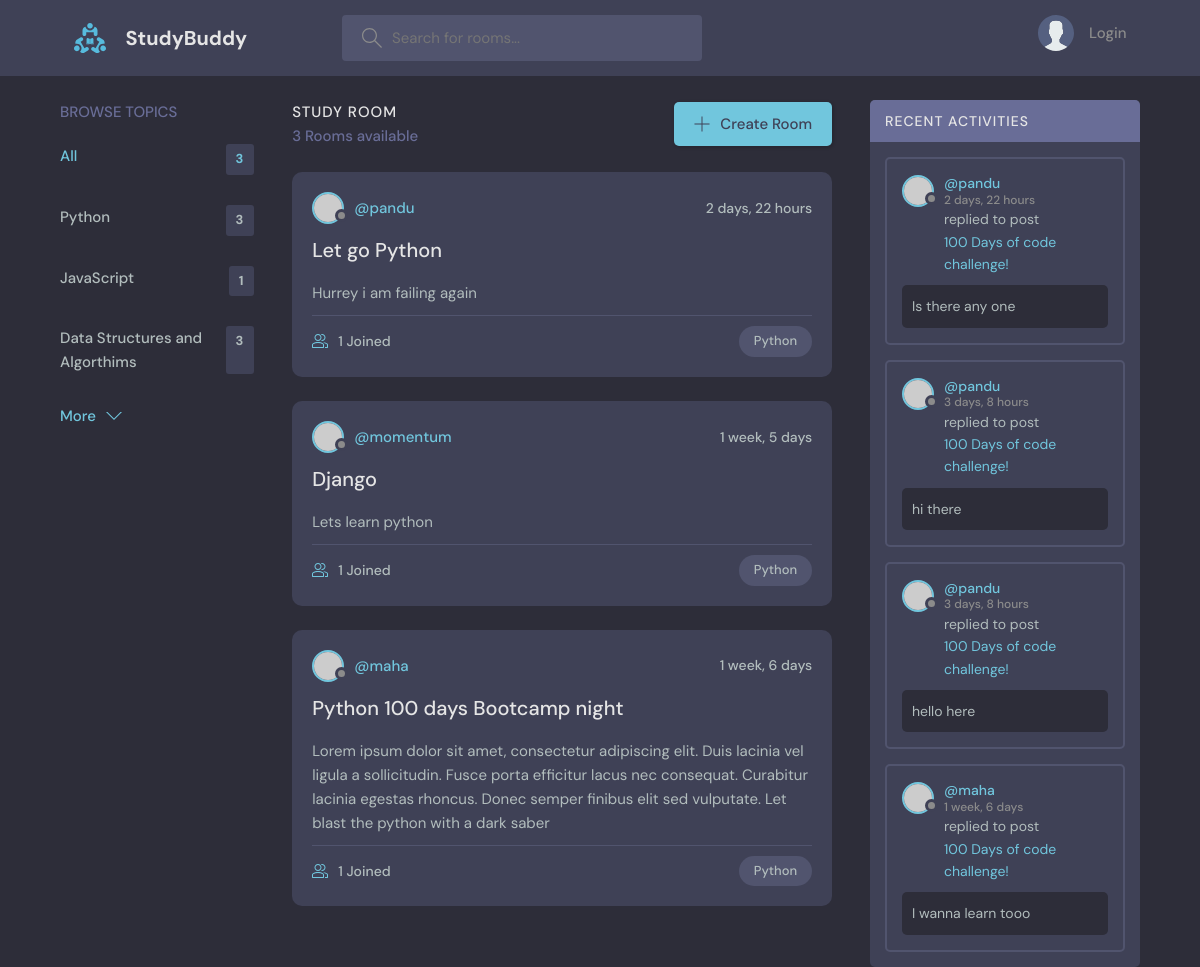
/?q=Python, run on an earlier commit of the app's database.
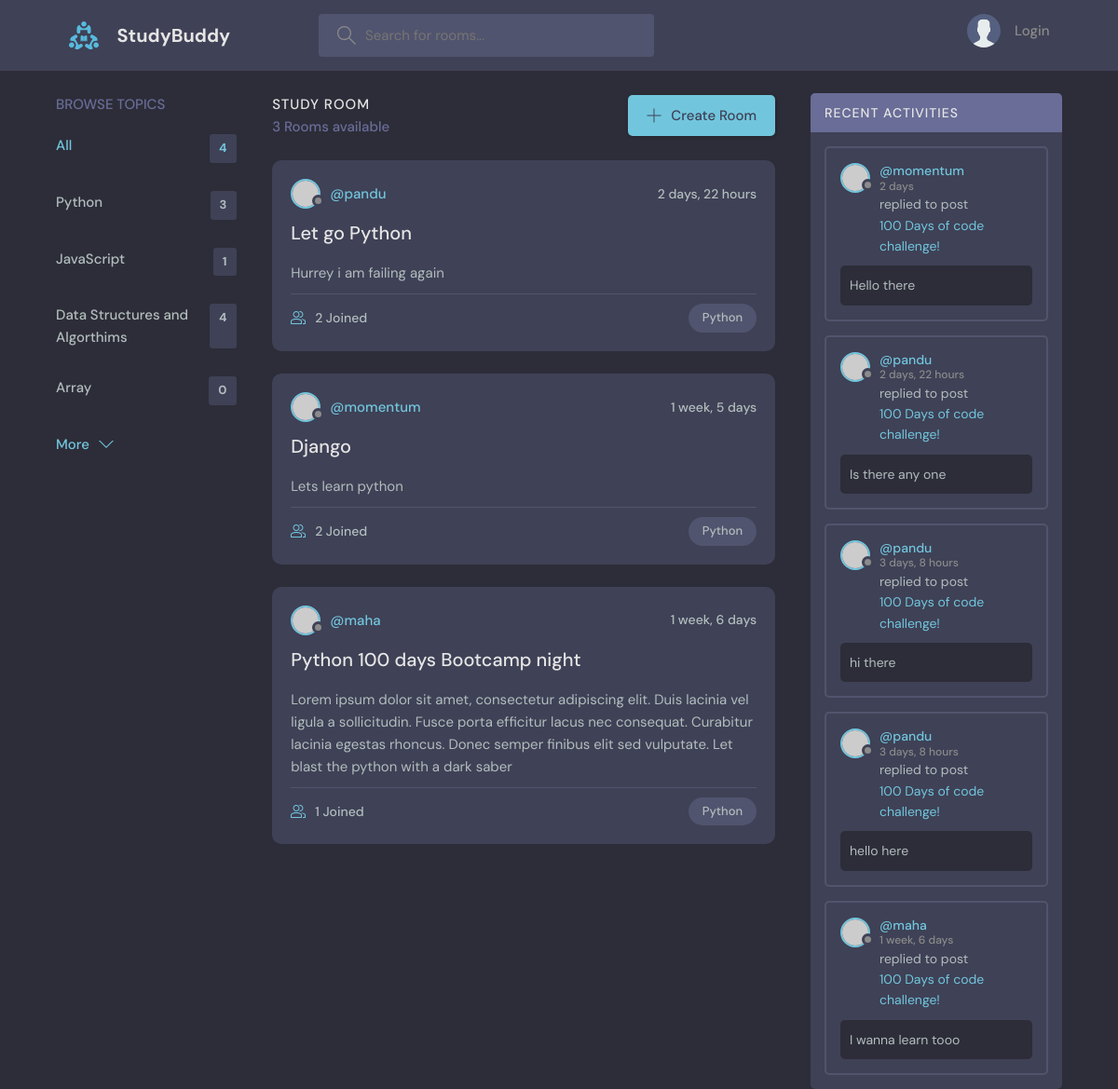
And on a later commit of the database.
### base/models.py (models this page shows, shortened)
class Topic(models.Model):
    name = models.CharField(max_length=200)
    def __str__(self):
        return self.name

class Room(models.Model):
    host = models.ForeignKey(User, on_delete=models.SET_NULL, null=True)
    topic = models.ForeignKey(Topic, on_delete=models.SET_NULL, null=True)
    name = models.CharField(max_length=200)
    description = models.TextField()
    participants = models.ManyToManyField(
        User, blank=True, related_name='participants')
    updated = models.DateTimeField(auto_now=True)
    created = models.DateTimeField(auto_now_add=True)
    class Meta:
        ordering = ('-updated', '-created')

class Message(models.Model):
    user = models.ForeignKey(User, on_delete=models.CASCADE)
    room = models.ForeignKey(Room, on_delete=models.CASCADE)
    body = models.TextField()
    update = models.DateTimeField(auto_now=True)
    created = models.DateTimeField(auto_now_add=True)

### base/views.py (the view)
# urls.py: path('', views.home, name='home'),
def home(req):
    q = req.GET.get('q', '')
    rooms = Room.objects.filter(
        Q(topic__name__icontains=q) | Q(name__icontains=q) | Q(description__icontains=q) | Q(host__username__icontains=q))
    comments = Message.objects.filter(
        Q(room__topic__name__icontains=q)).order_by('-created')
    topics = Topic.objects.all()
    context = {'rooms': rooms, 'topics': topics,
               'room_count': rooms.count(), 'comments': comments}
    return render(req, 'base/home.html', context)

### base/templates/base/home.html (shortened to what this page needs)
{% extends 'main.html'%} {% block content %}
<main class="layout layout--3">
  <div class="container">
    {% include 'base/topics_component.html' %}
    <div class="roomList">
      <div class="roomList__header">
        <div>
          <h2>Study Room</h2>
          <p>{{ rooms.count }} Rooms available</p>
        </div>
        <a class="btn btn--main" href="{% url 'create-room' %}">
          <svg
            version="1.1"
            xmlns="http://www.w3.org/2000/svg"
            width="32"
            height="32"
            viewBox="0 0 32 32"
          >
            <title>add</title>
            <path
              d="M16.943 0.943h-1.885v14.115h-14.115v1.885h14.115v14.115h1.885v-14.115h14.115v-1.885h-14.115v-14.115z"
            ></path>
          </svg>
          Create Room
        </a>
      </div>
      {% include 'base/rooms_component.html' %}
    </div>
    {% include 'base/activity_component.html' %}
  </div>
</main>
{% endblock %}

### base/templates/base/topics_component.html
<div class="topics">
  <div class="topics__header">
    <h2>Browse Topics</h2>
  </div>
  <ul class="topics__list">
    <li>
      <a href="{% url 'home' %}" class="active"
        >All <span>{{ topics.count }}</span></a
      >
    </li>
    {%for topic in topics%}
    <li>
      <a href="{% url 'home' %}?q={{topic.name}}"
        >{{topic.name}} <span>{{topic.room_set.all.count}}</span></a
      >
    </li>
    {% endfor %}
  </ul>
  <a class="btn btn--link" href="topics.html">
    More
    <svg
      version="1.1"
      xmlns="http://www.w3.org/2000/svg"
      width="32"
      height="32"
      viewBox="0 0 32 32"
    >
      <title>chevron-down</title>
      <path d="M16 21l-13-13h-3l16 16 16-16h-3l-13 13z"></path>
    </svg>
  </a>
</div>

### base/templates/base/rooms_component.html (shortened to what this page needs)
{% for room in rooms%}
<div class="roomListRoom">
  <div class="roomListRoom__header">
    <a
      href="{% url 'user-profile' room.host.id %}"
      class="roomListRoom__author"
    >
      <div class="avatar avatar--small">
        <img src="https://randomuser.me/api/portraits/women/11.jpg" />
      </div>
      <span>@{{room.host.username}}</span>
    </a>
    <div class="roomListRoom__actions">
      <span>{{ room.created | timesince }}</span>
    </div>
  </div>
  <div class="roomListRoom__content">
    <a href="{% url 'room' room.id %}">{{ room.name }}</a>
    <p>{{ room.description }}</p>
  </div>
  <div class="roomListRoom__meta">
    <a href="{% url 'room' room.id %}" class="roomListRoom__joined">
      {{ room.participants.all.count }} Joined
    </a>
    <p class="roomListRoom__topic">{{ room.topic}}</p>
  </div>
</div>
{% endfor %}

### base/templates/base/activity_component.html (shortened to what this page needs)
<div class="activities">
  <div class="activities__header">
    <h2>Recent Activities</h2>
  </div>
  {% for comment in comments %}
  <div class="activities__box">
    <div class="activities__boxHeader roomListRoom__header">
      <a
        href="{% url 'user-profile' comment.user.id%}"
        class="roomListRoom__author"
      >
        <div class="avatar avatar--small">
          <img src="https://randomuser.me/api/portraits/women/11.jpg" />
        </div>
        <p>
          @{{ comment.user}}
          <span>{{ comment.created | timesince }}</span>
        </p>
      </a>
    </div>
    <div class="activities__boxContent">
      <p>
        replied to post
        <a href="{% url 'room' comment.room.id%}"
          >100 Days of code challenge!</a
        >
      </p>
      <div class="activities__boxRoomContent">{{comment.body}}</div>
    </div>
  </div>
  {% endfor %}
</div>

What changed in the data, as far as the page shows it:
computed for Topic "Data Structures and Algorthims": room_set.all.count "3" → "4"
added Topic: name "Array", room_set.all.count "0"
computed for Room "Let go Python": participants.all.count "1" → "2"
computed for Room "Django": participants.all.count "1" → "2"
added Message: user "momentum", created "2 days", body "Hello there"
Also different on the page:
{{ topics.count }}: "3" → "4"
